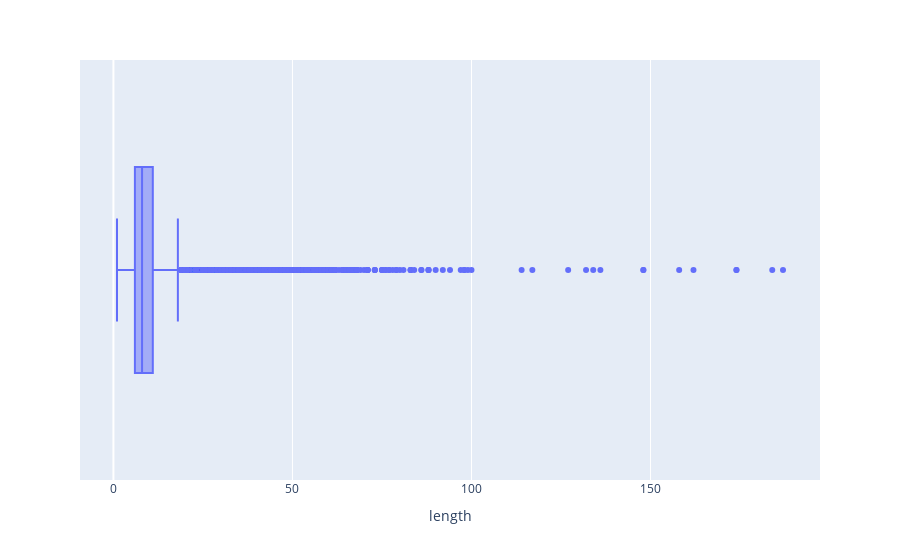

Source (notebook cell):
### Code cell
fig = px.box(x = length)

fig.update_layout({'xaxis': {'title': 'length'}})

### Figure 1 — Plotly figure (JSON) as saved in the notebook; plotly's stock layout.template omitted (floating-point values rounded to 4 significant figures; data arrays with more than 128 entries replaced by an {"elided": "..."} marker saying what was removed)
{"data": [{"alignmentgroup": "True", "hovertemplate": "x=%{x}<extra></extra>", "legendgroup": "", "marker": {"color": "#636efa"}, "name": "", "notched": false, "offsetgroup": "", "orientation": "h", "showlegend": false, "type": "box", "x": {"elided": "22870 int values"}, "x0": " ", "xaxis": "x", "y0": " ", "yaxis": "y"}], "layout": {"boxmode": "group", "legend": {"tracegroupgap": 0}, "margin": {"t": 60}, "xaxis": {"anchor": "y", "domain": [0, 1], "title": {"text": "length"}}, "yaxis": {"anchor": "x", "domain": [0, 1]}}}
